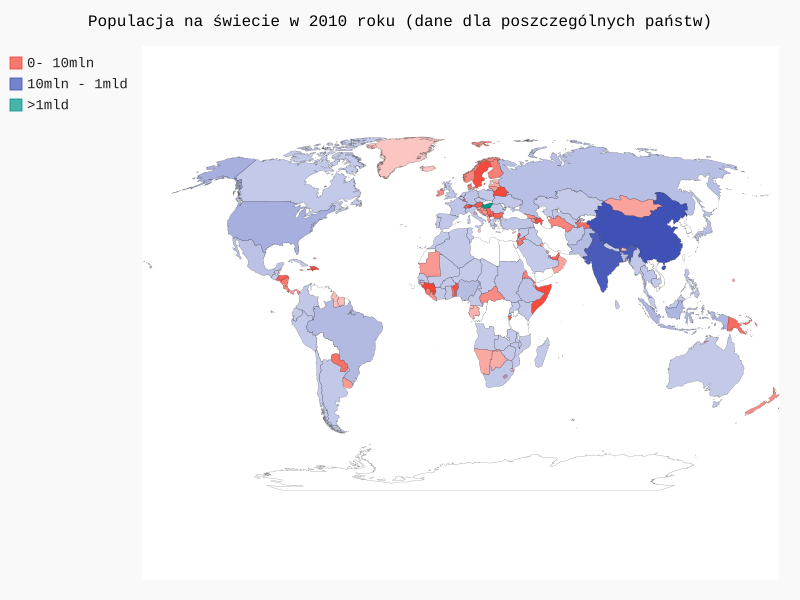

Recreate this plot in Python.
import json
from country_codes import get_country_code
from pygal.maps.world import World

# Wczytanie danych i umieszczenie ich na liście
filename = 'population_data.json'
with open(filename) as f:
    pop_data = json.load(f)

cc_populations = {}

for pop_dict in pop_data:
    if pop_dict['Year'] == '2010':
        country_name = pop_dict['Country Name']
        population = int(float(pop_dict['Value']))
        code = get_country_code(country_name)
        if code:
            cc_populations[code] = population
cc_pops_1, cc_pops_2, cc_pops_3 = {}, {}, {}
for cc, pop in cc_populations.items():
    if pop < 10000000:
        cc_pops_1[cc] = pop
    elif pop > 10000000:
        cc_pops_2[cc] = pop
    else:
        cc_pops_3[cc] = pop
print(len(cc_pops_1), len(cc_pops_2), len(cc_pops_3))

wm = World()
wm.force_uri_protocol = 'https'
wm.title = 'Populacja na świecie w 2010 roku (dane dla poszczególnych państw)'
wm.add("0- 10mln", cc_pops_1)
wm.add("10mln - 1mld", cc_pops_2)
wm.add(">1mld", cc_pops_3)
wm.render_to_file('world_population.svg')
